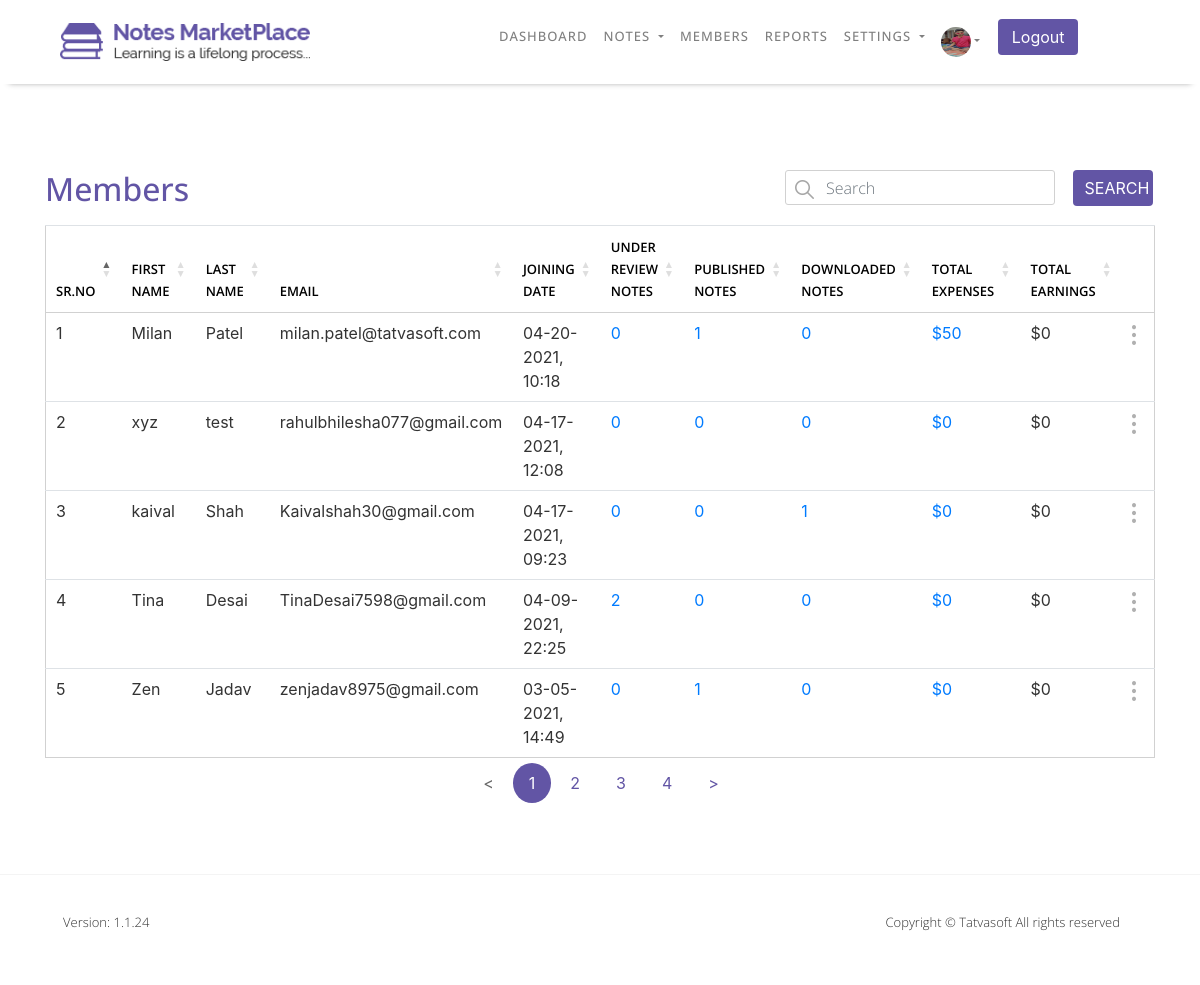
Page /NOTESMARKETPLACE/Admin/Members.php (signed in) on the committed database.
### tables this page shows
CREATE TABLE `userprofile` (
  `ID` int(11) NOT NULL COMMENT 'Primary Key',
  `UserID` int(11) NOT NULL COMMENT 'FOREIGN KEY relationship with Users table.',
  `DOB` datetime DEFAULT NULL,
  `Gender` int(11) DEFAULT NULL COMMENT 'FOREIGN KEY relationship with ReferenceData table.bind distinct value from ReferenceDtata table with filter RefCategory=''Gender'' ans IsActive = 1.',
  `SecondaryEmailAddress` varchar(100) NOT NULL COMMENT 'For Admin user only.',
  `Phone number - Country Code` varchar(5) NOT NULL COMMENT 'bind distinct CountryCode from Country table with filter IsActive=1.',
  `Phone number` varchar(20) NOT NULL,
  `Profile Picture` varchar(500) DEFAULT NULL COMMENT 'Profile Picture of the user. ',
  `Address Line 1` varchar(100) NOT NULL,
  `Address Line 2` varchar(100) NOT NULL,
  `City` varchar(50) NOT NULL,
  `State` varchar(50) NOT NULL,
  `Zip Code` varchar(50) NOT NULL,
  `Country` varchar(50) NOT NULL COMMENT 'Bind distinct Country from Country table with filter IsActive=1.',
  `University` varchar(100) DEFAULT NULL,
  `College` varchar(100) DEFAULT NULL,
  `CreatedDate` datetime DEFAULT current_timestamp() COMMENT 'Date and time when system has created a record.',
  `CraetedBy` int(11) DEFAULT NULL COMMENT 'UserID who has created this rocord.',
  `ModifiedDate` datetime DEFAULT current_timestamp() COMMENT 'Date and time when system has updated a record.',
  `ModifiedBy` int(11) DEFAULT NULL COMMENT 'UserID who has updated this rocord.'
);

CREATE TABLE `users` (
  `ID` int(11) NOT NULL COMMENT 'PRIMARY KEY',
  `RoleID` int(11) NOT NULL COMMENT 'FOREIGN KEY relationship with UserRoles table',
  `FirstName` varchar(50) NOT NULL COMMENT 'Required Information',
  `LastName` varchar(50) NOT NULL COMMENT 'Required Information',
  `EmailID` varchar(100) NOT NULL COMMENT 'Required Information | Unique EmailID across table.',
  `Password` varchar(24) NOT NULL COMMENT 'Required Information',
  `IsEmailVerified` bit(2) DEFAULT b'0' COMMENT 'Required Information, Default set to false.',
  `CreatedDate` datetime DEFAULT current_timestamp() COMMENT 'Date and time when system has created a record.',
  `CreatedBy` int(11) DEFAULT NULL COMMENT 'UserID who has created this record.',
  `ModifiedDate` datetime DEFAULT current_timestamp() COMMENT 'date and time when system has updated a record.',
  `ModifiedBy` int(11) DEFAULT NULL COMMENT 'UserID who updateds this record.',
  `IsActive` bit(2) NOT NULL DEFAULT b'1' COMMENT 'Required Information, default set to true.'
);

### NOTESMARKETPLACE/Admin/Members.php (the view, shortened to what this page needs)
<?php include "Config/Database-Connection.php"; ?>
    <?php
        if(isset($_SESSION['loggedin']) && $_SESSION['loggedin'] = true){
            include "Header.php";
        }else{
            header("Location: ../Login.php");
        }
    ?>
    <section id="members">
        <div class="content-box-lg">
            <div class="container">
                <div class="row members-row">
                    <div class="col-md-6 col-sm-6 col-6">
                        <div class="horizontal-heading">
                            <h2>Members</h2>
                        </div>
                    </div>
                    <div class="col-md-6 col-sm-6 col-6">
                        <div class="row">
                            <div class="col-md-9 col-sm-6 col-6">
                                    <div class="form-group text-left">
                                        <input type="text" id="Search_Members" name="Search_Members" class="form-control" placeholder="Search">
                                    </div>
                                </div>
                            <div class="col-md-3 col-sm-6 col-6">
                                <button type="submit" id="Members" name="Members" class="btn btn-info btn-Blue">Search</button>
                            </div>
                        </div>
                    </div>
                </div>
                <div class="row members-row">
                    <div class="col-md-12 col-sm-12 col-12">
                        <div class="table-responsive">
                            <table class="table" id="Members_table">
                                <thead>
                                    <tr>
                                        <th scope="col">SR.NO</th>
                                        <th scope="col">FIRST NAME</th>
                                        <th scope="col">LAST NAME</th>
                                        <th scope="col">EMAIL</th>
                                        <th scope="col">JOINING DATE</th>
                                        <th scope="col">UNDER REVIEW<br>NOTES</th>
                                        <th scope="col">PUBLISHED<br>NOTES</th>
                                        <th scope="col">DOWNLOADED<br>NOTES</th>
                                        <th scope="col">TOTAL<br>EXPENSES</th>
                                        <th scope="col">TOTAL<br>EARNINGS</th>
                                        <th scope="col"></th>
                                    </tr>
                                </thead>
                                <tbody>
                            <?php
                                $query = "SELECT * FROM users WHERE RoleID=2 AND IsActive=1 ORDER BY CreatedDate DESC ";
                                $Search_all = mysqli_query($connection,$query);
                                if(mysqli_num_rows($Search_all)!=0){
                                    $j=1;
                                    while($row =mysqli_fetch_assoc($Search_all)){
                                        $ID = $row['ID'];
                                        $FirstName = $row['FirstName'];
                                        $LastName = $row['LastName'];
                                        $EmailID = $row['EmailID'];
                                        $CreatedDate = $row['CreatedDate'];
                                        $JOININGDATE = date("m-d-Y, H:i",
                                        strtotime($CreatedDate));
                                        $query = "SELECT * FROM sellernotes WHERE SellerID=$ID
                                        AND Status IN(7,8)";
                                        $Notes_Under_Review = mysqli_query($connection,$query);
                                        $Notes_Under_Review_Count = mysqli_num_rows($Notes_Under_Review);
                                        $Total_Earned = 0;
                                        $query = "SELECT * FROM sellernotes WHERE SellerID=$ID
                                        AND Status=9";
                                        $Published_Notes = mysqli_query($connection,$query);
                                        while($row = mysqli_fetch_assoc($Published_Notes)){
                                            $Price = $row['SellingPrice'];
                                            $Total_Earned = $Total_Earned + $Price;
                                        }
                                        $Published_Notes_Count = mysqli_num_rows($Published_Notes);
                                        $Total_Expenses = 0;
                                        $query = "SELECT * FROM downloads WHERE Seller=$ID
                                        AND IsAttachmentDownloaded=1";
                                        $SoldNotes = mysqli_query($connection,$query);
                                        while($row = mysqli_fetch_assoc($SoldNotes)){
                                            $Price = $row['PurchasedPrice'];
                                            $Total_Expenses = $Total_Expenses + $Price;
                                        }
                                        $query = "SELECT * FROM downloads WHERE Downloader=$ID AND IsAttachmentDownloaded=1";
                                        $Downloads = mysqli_query($connection,$query);
                                        $Downloads_Count = mysqli_num_rows($Downloads);
                                        echo "<tr><td>$j</td>
                                                <td>$FirstName</td>
                                                <td>$LastName</td>
                                                <td>$EmailID</td>
                                                <td>$JOININGDATE</td>
                                                <td><a href='Notes_Under_Review.php?UserID=$ID'>$Notes_Under_Review_Count</a></td>
                                                <td><a href='Published_Notes.php?UserID=$ID'>$Published_Notes_Count</a></td>
                                                <td><a href='Downloaded_Notes.php?UserID=$ID'>$Downloads_Count</a></td>
                                                <td><a href='Downloaded_Notes.php?UserID=$ID'>$$Total_Earned</a></td>
                                                <td>$$Total_Expenses</td>
                                                <td>
                                                    <div class='dropdown'>
                                                        <img src='images/tables/dots.png' alt='Setting Image' class='dropbtn'>
                                                        <div class='dropdown-content'>
                                                            <a href='Member_Details.php?Member=$ID'>View More Details</a>
                                                            <a href='Members.php?Deactivate=$ID' onclick='return
                                                            Deactivate()'>Deactivate</a>
                                                        </div>
                                                    </div>
                                                </td>
                                            </tr>";
                                        $j++;
                                    }
                                }
                            ?>
                                </tbody>
                            </table>
                        </div>
                    </div>
                </div>
            </div>
        </div>
    </section>
<?php include "Footer.php"; ?>

### NOTESMARKETPLACE/Admin/Header.php (shortened to what this page needs)
<!DOCTYPE html>
<html lang="en">
<head>
    <link rel="stylesheet" href="css/bootstrap/bootstrap.min.css">
    <link rel="stylesheet" type="text/css" href="https://cdn.datatables.net/1.10.24/css/jquery.dataTables.min.css"/>
    <link rel="stylesheet" href="css/style.css">
    <link rel="stylesheet" href="css/responsive.css">
</head>
<body>
    <header>
        <nav class="navbar navbar-expand-lg navbar-light white-nav-top fixed-top">
            <div class="container">
                <a id="user-header" class="navbar-brand" href="Dashboard.php">
                    <img src="images/Homepage/logo.png" alt="Logo" class="img-responsive">
                </a>
                <div class="collapse navbar-collapse" id="navbarSupportedContent">
                    <ul class="navbar-nav me-auto mb-2 mb-lg-0">
                        <li class="nav-item">
                            <a class="nav-link" href="Dashboard.php">Dashboard</a>
                        </li>
                        <li class="nav-item dropdown">
                            <a class="nav-link dropdown-toggle dropbtn" href="#" id="navbarDropdown" role="button" data-toggle="dropdown" aria-haspopup="true" aria-expanded="false">
                                Notes
                            </a>
                        </li>
                        <li class="nav-item">
                            <a class="nav-link" href="Members.php">Members</a>
                        </li>
                        <li class="nav-item">
                            <a class="nav-link" href="Spam_Reports.php">Reports</a>
                        </li>
                        <li class="nav-item dropdown">
                            <a class="nav-link dropdown-toggle dropbtn" href="#" id="navbarDropdown" role="button" data-toggle="dropdown" aria-haspopup="true" aria-expanded="false">
                                Settings
                            </a>
                        </li>
                        <li class="nav-item dropdown">
                            <a class="nav-link dropdown-toggle user-img dropbtn" href="#" id="navbarDropdown" role="button" data-toggle="dropdown" aria-haspopup="true" aria-expanded="false">
                            <?php
                                    $EmailID = $_SESSION['EmailID'];
                                    $query = "SELECT * FROM users WHERE EmailID='{$EmailID}'";
                                    $Users_select = mysqli_query($connection,$query);
                                    while($row = mysqli_fetch_assoc($Users_select)){
                                        $ID = $row['ID'];
                                    }
                                    $query = "SELECT * FROM userprofile WHERE UserID=$ID";
                                    $Users_select = mysqli_query($connection,$query);
                                    while($row = mysqli_fetch_assoc($Users_select)){
                                        $IMG = $row['Profile Picture'];
                                    }
                                    $query = "SELECT * FROM system_configuration WHERE ID=8";
                                    $Default_select = mysqli_query($connection,$query);
                                    while($row = mysqli_fetch_assoc($Default_select)){
                                        $Default_IMG = $row['Value'];
                                    }
                            ?>
                            <img src="<?php if(mysqli_num_rows($Users_select)!=0 && $IMG!=""){ echo "../Uploads/Admin/$ID/Profile_Photo/$IMG"; }else{ echo "../Uploads/Default_Images/$Default_IMG"; }?>" alt="User-Photo" class="rounded-circle img-responsive"></a>
                        </li>
                        <li class="nav-item">
                            <form class="form-inline my-2 my-lg-0" action="" method="post">
                                <button class="btn my-2 my-sm-0 btn-Blue" name="Logout" type="submit" onclick="return LogoutAdmin()">Logout</button>
                            </form>
                        </li>
                    </ul>
                </div>
            </div>
        </nav>
    </header>

### rows in the picture
userprofile: Profile Picture (picture)
users: FirstName "Milan", LastName "Patel", EmailID "milan.patel@tatvasoft.com", CreatedDate "04-20-2021, 10:18", Notes_Under_Review_Count "0", Published_Notes_Count "1", Downloads_Count "0", Total_Earned "50", Total_Expenses "0"
users: FirstName "xyz", LastName "test", EmailID "rahulbhilesha077@gmail.com", CreatedDate "04-17-2021, 12:08", Notes_Under_Review_Count "0", Published_Notes_Count "0", Downloads_Count "0", Total_Earned "0", Total_Expenses "0"
users: FirstName "kaival", LastName "Shah", EmailID "Kaivalshah30@gmail.com", CreatedDate "04-17-2021, 09:23", Notes_Under_Review_Count "0", Published_Notes_Count "0", Downloads_Count "1", Total_Earned "0", Total_Expenses "0"
users: FirstName "Tina", LastName "Desai", EmailID "TinaDesai7598@gmail.com", CreatedDate "04-09-2021, 22:25", Notes_Under_Review_Count "2", Published_Notes_Count "0", Downloads_Count "0", Total_Earned "0", Total_Expenses "0"
users: FirstName "Zen", LastName "Jadav", EmailID "zenjadav8975@gmail.com", CreatedDate "03-05-2021, 14:49", Notes_Under_Review_Count "0", Published_Notes_Count "1", Downloads_Count "0", Total_Earned "0", Total_Expenses "0"
